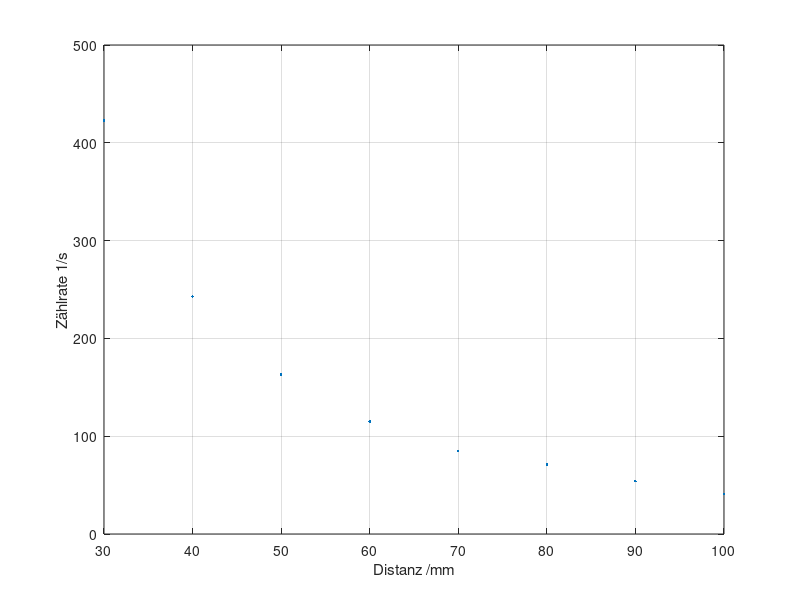
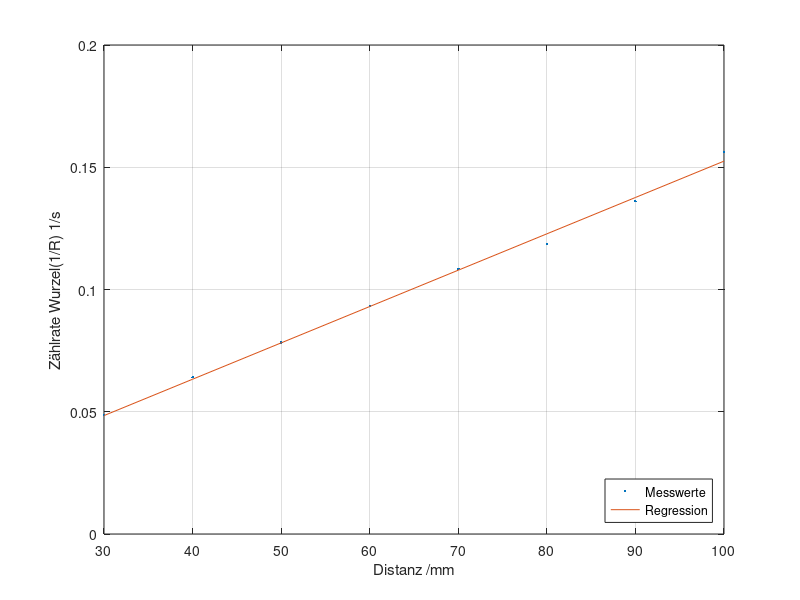

Write MATLAB code to recreate these figures, in order.
% workspace löschen, auch versteckte Variablen
clear all

% alle File handles schließen und alle Diagramme schließen
close all

% Leerzeilen entfernen
format compact

% Shell löschen
clc



% Excercise 7 - Strahlung Radioaktiver Zerfall

% Messwerte, d Abstände und R sind die Zerfälle pro Sekunde
d = [ 30:10:100 ]; % mm distance
R = [ 423 243 163 115 85 71 54 41 ]; % 1/s Zählrate, Zerfälle pro Sekunde

figure
plot(d, R, '.');
xlabel('Distanz /mm');
ylabel('Zählrate 1/s');
grid on

% Linearisierung der Kurve
% R ~ 1/d^2 ---> d^2 = 1/R ---> d ~ 1 / sqrt(R)
R_lin = sqrt(1./R);

figure
plot(d, R_lin, '.');
xlabel('Distanz /mm');
ylabel('Zählrate Wurzel(1/R) 1/s');
grid on

% Lineare Regression
% Fitte in die Punktmenge d, R_lin ein Polynom vom Grad 1
p = polyfit(d, R_lin, 1);

% Lineare Funktion berechnen
R_test = polyval(p, d);

% Darstellung der Linearfunktion im selben Diagramm mit den Punkten
hold on
plot(d, R_test, '-');
%legend('Messwerte', 'Regression');
legend('Messwerte', 'Regression', 'Location', 'southeast');

% Achsen skalieren, damit die Legende nicht die Kurve übermalt
axis([30 100 0 0.2])